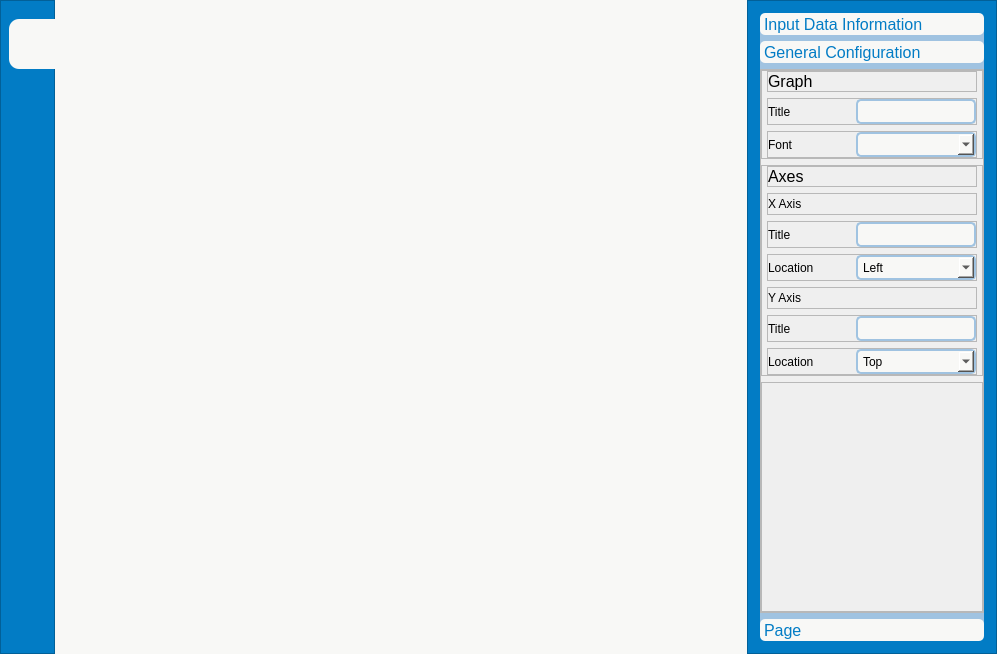
<?xml version="1.0" encoding="UTF-8"?>
<ui version="4.0">
 <class>MainWindow</class>
 <widget class="QMainWindow" name="MainWindow">
  <property name="geometry">
   <rect>
    <x>0</x>
    <y>0</y>
    <width>997</width>
    <height>654</height>
   </rect>
  </property>
  <property name="windowTitle">
   <string>MainWindow</string>
  </property>
  <property name="styleSheet">
   <string notr="true">QMainWindow {
	background-color: #f8f8f6
}</string>
  </property>
  <widget class="QWidget" name="centralwidget">
   <property name="styleSheet">
    <string notr="true"/>
   </property>
   <layout class="QHBoxLayout" name="horizontalLayout">
    <property name="leftMargin">
     <number>0</number>
    </property>
    <property name="topMargin">
     <number>0</number>
    </property>
    <property name="rightMargin">
     <number>0</number>
    </property>
    <property name="bottomMargin">
     <number>0</number>
    </property>
    <item>
     <widget class="QFrame" name="frame">
      <property name="sizePolicy">
       <sizepolicy hsizetype="Expanding" vsizetype="Expanding">
        <horstretch>0</horstretch>
        <verstretch>0</verstretch>
       </sizepolicy>
      </property>
      <property name="minimumSize">
       <size>
        <width>55</width>
        <height>0</height>
       </size>
      </property>
      <property name="maximumSize">
       <size>
        <width>55</width>
        <height>16777215</height>
       </size>
      </property>
      <property name="styleSheet">
       <string notr="true">QFrame {
	background-color : #027cc5
}

QPushButton {
	background-color : None;
	padding-right : 6px;
	border : None;
	border-top-left-radius : 10px;
	border-bottom-left-radius :10px;
}

QPushButton:checked{
	background-color : #f8f8f6
	
}</string>
      </property>
      <property name="frameShape">
       <enum>QFrame::StyledPanel</enum>
      </property>
      <property name="frameShadow">
       <enum>QFrame::Raised</enum>
      </property>
      <layout class="QVBoxLayout" name="verticalLayout">
       <property name="leftMargin">
        <number>8</number>
       </property>
       <property name="topMargin">
        <number>0</number>
       </property>
       <property name="rightMargin">
        <number>0</number>
       </property>
       <property name="bottomMargin">
        <number>0</number>
       </property>
       <item>
        <spacer name="verticalSpacer_2">
         <property name="orientation">
          <enum>Qt::Vertical</enum>
         </property>
         <property name="sizeType">
          <enum>QSizePolicy::Fixed</enum>
         </property>
         <property name="sizeHint" stdset="0">
          <size>
           <width>20</width>
           <height>18</height>
          </size>
         </property>
        </spacer>
       </item>
       <item>
        <widget class="QPushButton" name="pushButton_OpenFile">
         <property name="minimumSize">
          <size>
           <width>50</width>
           <height>50</height>
          </size>
         </property>
         <property name="text">
          <string/>
         </property>
         <property name="icon">
          <iconset resource="Icons.qrc">
           <normaloff>:/Color4/color4/file.svg</normaloff>
           <normalon>:/Color1/color1/file.svg</normalon>:/Color4/color4/file.svg</iconset>
         </property>
         <property name="iconSize">
          <size>
           <width>20</width>
           <height>20</height>
          </size>
         </property>
         <property name="checkable">
          <bool>true</bool>
         </property>
         <property name="checked">
          <bool>true</bool>
         </property>
         <property name="autoExclusive">
          <bool>true</bool>
         </property>
        </widget>
       </item>
       <item>
        <widget class="QPushButton" name="pushButton_Draw">
         <property name="minimumSize">
          <size>
           <width>50</width>
           <height>50</height>
          </size>
         </property>
         <property name="text">
          <string/>
         </property>
         <property name="icon">
          <iconset resource="Icons.qrc">
           <normaloff>:/Color4/color4/pencil.svg</normaloff>
           <normalon>:/Color1/color1/pencil.svg</normalon>:/Color4/color4/pencil.svg</iconset>
         </property>
         <property name="iconSize">
          <size>
           <width>20</width>
           <height>20</height>
          </size>
         </property>
         <property name="checkable">
          <bool>true</bool>
         </property>
         <property name="autoExclusive">
          <bool>true</bool>
         </property>
        </widget>
       </item>
       <item>
        <widget class="QPushButton" name="pushButton_Reset">
         <property name="minimumSize">
          <size>
           <width>50</width>
           <height>50</height>
          </size>
         </property>
         <property name="text">
          <string/>
         </property>
         <property name="icon">
          <iconset resource="Icons.qrc">
           <normaloff>:/Color4/color4/arrow-rotate-left.svg</normaloff>
           <normalon>:/Color1/color1/arrow-rotate-left.svg</normalon>:/Color4/color4/arrow-rotate-left.svg</iconset>
         </property>
         <property name="iconSize">
          <size>
           <width>20</width>
           <height>20</height>
          </size>
         </property>
         <property name="checkable">
          <bool>true</bool>
         </property>
         <property name="autoExclusive">
          <bool>true</bool>
         </property>
        </widget>
       </item>
       <item>
        <widget class="QPushButton" name="pushButton_Pan">
         <property name="minimumSize">
          <size>
           <width>50</width>
           <height>50</height>
          </size>
         </property>
         <property name="text">
          <string/>
         </property>
         <property name="icon">
          <iconset resource="Icons.qrc">
           <normaloff>:/Color4/color4/swap.svg</normaloff>
           <normalon>:/Color1/color1/swap.svg</normalon>:/Color4/color4/swap.svg</iconset>
         </property>
         <property name="iconSize">
          <size>
           <width>20</width>
           <height>20</height>
          </size>
         </property>
         <property name="checkable">
          <bool>true</bool>
         </property>
         <property name="autoExclusive">
          <bool>true</bool>
         </property>
        </widget>
       </item>
       <item>
        <widget class="QPushButton" name="pushButton_Zoom">
         <property name="minimumSize">
          <size>
           <width>50</width>
           <height>50</height>
          </size>
         </property>
         <property name="text">
          <string/>
         </property>
         <property name="icon">
          <iconset resource="Icons.qrc">
           <normaloff>:/Color4/color4/arrows-maximize.svg</normaloff>
           <normalon>:/Color1/color1/arrows-maximize.svg</normalon>:/Color4/color4/arrows-maximize.svg</iconset>
         </property>
         <property name="iconSize">
          <size>
           <width>20</width>
           <height>20</height>
          </size>
         </property>
         <property name="checkable">
          <bool>true</bool>
         </property>
         <property name="autoExclusive">
          <bool>true</bool>
         </property>
        </widget>
       </item>
       <item>
        <widget class="QPushButton" name="pushButton_Save">
         <property name="minimumSize">
          <size>
           <width>50</width>
           <height>50</height>
          </size>
         </property>
         <property name="text">
          <string/>
         </property>
         <property name="icon">
          <iconset resource="Icons.qrc">
           <normaloff>:/Color4/color4/folder.svg</normaloff>
           <normalon>:/Color1/color1/folder.svg</normalon>:/Color4/color4/folder.svg</iconset>
         </property>
         <property name="iconSize">
          <size>
           <width>20</width>
           <height>20</height>
          </size>
         </property>
         <property name="checkable">
          <bool>true</bool>
         </property>
         <property name="checked">
          <bool>false</bool>
         </property>
         <property name="autoExclusive">
          <bool>true</bool>
         </property>
        </widget>
       </item>
       <item>
        <spacer name="verticalSpacer_3">
         <property name="orientation">
          <enum>Qt::Vertical</enum>
         </property>
         <property name="sizeHint" stdset="0">
          <size>
           <width>20</width>
           <height>353</height>
          </size>
         </property>
        </spacer>
       </item>
      </layout>
     </widget>
    </item>
    <item>
     <widget class="MplWidget" name="MplWidget" native="true">
      <property name="sizePolicy">
       <sizepolicy hsizetype="Expanding" vsizetype="Expanding">
        <horstretch>0</horstretch>
        <verstretch>0</verstretch>
       </sizepolicy>
      </property>
     </widget>
    </item>
    <item>
     <widget class="QFrame" name="frame_3">
      <property name="minimumSize">
       <size>
        <width>250</width>
        <height>0</height>
       </size>
      </property>
      <property name="maximumSize">
       <size>
        <width>250</width>
        <height>16777215</height>
       </size>
      </property>
      <property name="styleSheet">
       <string notr="true">QFrame#frame_3 {
	background-color: rgb(2, 124, 197);
}</string>
      </property>
      <property name="frameShape">
       <enum>QFrame::StyledPanel</enum>
      </property>
      <property name="frameShadow">
       <enum>QFrame::Raised</enum>
      </property>
      <layout class="QHBoxLayout" name="horizontalLayout_4">
       <property name="leftMargin">
        <number>12</number>
       </property>
       <property name="topMargin">
        <number>12</number>
       </property>
       <property name="rightMargin">
        <number>12</number>
       </property>
       <property name="bottomMargin">
        <number>12</number>
       </property>
       <item>
        <widget class="QToolBox" name="toolBox">
         <property name="sizePolicy">
          <sizepolicy hsizetype="Expanding" vsizetype="Expanding">
           <horstretch>0</horstretch>
           <verstretch>0</verstretch>
          </sizepolicy>
         </property>
         <property name="styleSheet">
          <string notr="true">QToolBox {	
	background-color: #a0c3e1;
	border-radius : 10px;
}

QToolBox::tab {
	background-color: #f8f8f6;
	border-radius : 5px;
	color: rgb(2, 124, 197);
	font-size: 16px;
	text-align: center;
}




</string>
         </property>
         <property name="currentIndex">
          <number>1</number>
         </property>
         <property name="tabSpacing">
          <number>6</number>
         </property>
         <widget class="QWidget" name="Page_InputData">
          <property name="geometry">
           <rect>
            <x>0</x>
            <y>0</y>
            <width>224</width>
            <height>538</height>
           </rect>
          </property>
          <attribute name="label">
           <string>Input Data Information</string>
          </attribute>
          <widget class="QFrame" name="frame_4">
           <property name="geometry">
            <rect>
             <x>9</x>
             <y>37</y>
             <width>48</width>
             <height>20</height>
            </rect>
           </property>
           <property name="minimumSize">
            <size>
             <width>0</width>
             <height>20</height>
            </size>
           </property>
           <property name="maximumSize">
            <size>
             <width>16777215</width>
             <height>30</height>
            </size>
           </property>
           <property name="frameShape">
            <enum>QFrame::StyledPanel</enum>
           </property>
           <property name="frameShadow">
            <enum>QFrame::Raised</enum>
           </property>
           <layout class="QVBoxLayout" name="verticalLayout_4">
            <property name="leftMargin">
             <number>0</number>
            </property>
            <property name="topMargin">
             <number>0</number>
            </property>
            <property name="rightMargin">
             <number>0</number>
            </property>
            <property name="bottomMargin">
             <number>0</number>
            </property>
            <item>
             <widget class="QLabel" name="Label_Location">
              <property name="text">
               <string>Location</string>
              </property>
             </widget>
            </item>
           </layout>
          </widget>
         </widget>
         <widget class="QWidget" name="Page_None">
          <property name="geometry">
           <rect>
            <x>0</x>
            <y>0</y>
            <width>224</width>
            <height>538</height>
           </rect>
          </property>
          <attribute name="label">
           <string>General Configuration</string>
          </attribute>
          <layout class="QHBoxLayout" name="horizontalLayout_2">
           <property name="leftMargin">
            <number>0</number>
           </property>
           <property name="topMargin">
            <number>0</number>
           </property>
           <property name="rightMargin">
            <number>0</number>
           </property>
           <property name="bottomMargin">
            <number>0</number>
           </property>
           <item>
            <widget class="QFrame" name="frame_2">
             <property name="styleSheet">
              <string notr="true">QLineEdit {
	border : 2px solid;
	border-color: rgb(160, 195, 225);
	border-radius : 5px;
	background-color: rgb(248, 248, 246);
	padding-left :5px;
	padding-right : 5px
}

QComboBox {
	border : 2px solid;
	border-color: rgb(160, 195, 225);
	border-radius : 5px;
	background-color: rgb(248, 248, 246);
	padding-left :5px;
	padding-right : 5px
}</string>
             </property>
             <property name="frameShape">
              <enum>QFrame::StyledPanel</enum>
             </property>
             <property name="frameShadow">
              <enum>QFrame::Raised</enum>
             </property>
             <layout class="QVBoxLayout" name="verticalLayout_2">
              <property name="leftMargin">
               <number>0</number>
              </property>
              <property name="topMargin">
               <number>0</number>
              </property>
              <property name="rightMargin">
               <number>0</number>
              </property>
              <property name="bottomMargin">
               <number>0</number>
              </property>
              <item>
               <widget class="QFrame" name="frame_16">
                <property name="frameShape">
                 <enum>QFrame::StyledPanel</enum>
                </property>
                <property name="frameShadow">
                 <enum>QFrame::Raised</enum>
                </property>
                <layout class="QVBoxLayout" name="verticalLayout_5">
                 <property name="leftMargin">
                  <number>5</number>
                 </property>
                 <property name="topMargin">
                  <number>0</number>
                 </property>
                 <property name="rightMargin">
                  <number>5</number>
                 </property>
                 <property name="bottomMargin">
                  <number>0</number>
                 </property>
                 <item>
                  <widget class="QFrame" name="frame_18">
                   <property name="frameShape">
                    <enum>QFrame::StyledPanel</enum>
                   </property>
                   <property name="frameShadow">
                    <enum>QFrame::Raised</enum>
                   </property>
                   <layout class="QHBoxLayout" name="horizontalLayout_13">
                    <property name="leftMargin">
                     <number>0</number>
                    </property>
                    <property name="topMargin">
                     <number>0</number>
                    </property>
                    <property name="rightMargin">
                     <number>0</number>
                    </property>
                    <property name="bottomMargin">
                     <number>0</number>
                    </property>
                    <item>
                     <widget class="QLabel" name="label_2">
                      <property name="font">
                       <font>
                        <pointsize>12</pointsize>
                        <bold>false</bold>
                        <underline>false</underline>
                       </font>
                      </property>
                      <property name="text">
                       <string>Graph</string>
                      </property>
                     </widget>
                    </item>
                    <item>
                     <spacer name="horizontalSpacer_2">
                      <property name="orientation">
                       <enum>Qt::Horizontal</enum>
                      </property>
                      <property name="sizeHint" stdset="0">
                       <size>
                        <width>86</width>
                        <height>17</height>
                       </size>
                      </property>
                     </spacer>
                    </item>
                   </layout>
                  </widget>
                 </item>
                 <item>
                  <widget class="QFrame" name="frame_17">
                   <property name="minimumSize">
                    <size>
                     <width>0</width>
                     <height>0</height>
                    </size>
                   </property>
                   <property name="maximumSize">
                    <size>
                     <width>16777215</width>
                     <height>30</height>
                    </size>
                   </property>
                   <property name="frameShape">
                    <enum>QFrame::StyledPanel</enum>
                   </property>
                   <property name="frameShadow">
                    <enum>QFrame::Raised</enum>
                   </property>
                   <layout class="QHBoxLayout" name="horizontalLayout_12">
                    <property name="leftMargin">
                     <number>0</number>
                    </property>
                    <property name="topMargin">
                     <number>0</number>
                    </property>
                    <property name="rightMargin">
                     <number>0</number>
                    </property>
                    <property name="bottomMargin">
                     <number>0</number>
                    </property>
                    <item>
                     <widget class="QLabel" name="label_16">
                      <property name="font">
                       <font>
                        <pointsize>9</pointsize>
                        <bold>false</bold>
                       </font>
                      </property>
                      <property name="text">
                       <string>Title</string>
                      </property>
                     </widget>
                    </item>
                    <item>
                     <spacer name="horizontalSpacer_18">
                      <property name="orientation">
                       <enum>Qt::Horizontal</enum>
                      </property>
                      <property name="sizeHint" stdset="0">
                       <size>
                        <width>51</width>
                        <height>20</height>
                       </size>
                      </property>
                     </spacer>
                    </item>
                    <item>
                     <widget class="QLineEdit" name="LineEdit_GraphTitle">
                      <property name="sizePolicy">
                       <sizepolicy hsizetype="Preferred" vsizetype="Fixed">
                        <horstretch>0</horstretch>
                        <verstretch>0</verstretch>
                       </sizepolicy>
                      </property>
                      <property name="minimumSize">
                       <size>
                        <width>120</width>
                        <height>25</height>
                       </size>
                      </property>
                      <property name="maximumSize">
                       <size>
                        <width>120</width>
                        <height>16777215</height>
                       </size>
                      </property>
                      <property name="placeholderText">
                       <string/>
                      </property>
                     </widget>
                    </item>
                   </layout>
                  </widget>
                 </item>
                 <item>
                  <widget class="QFrame" name="frame_19">
                   <property name="minimumSize">
                    <size>
                     <width>0</width>
                     <height>0</height>
                    </size>
                   </property>
                   <property name="maximumSize">
                    <size>
                     <width>16777215</width>
                     <height>30</height>
                    </size>
                   </property>
                   <property name="frameShape">
                    <enum>QFrame::StyledPanel</enum>
                   </property>
                   <property name="frameShadow">
                    <enum>QFrame::Raised</enum>
                   </property>
                   <layout class="QHBoxLayout" name="horizontalLayout_14">
                    <property name="leftMargin">
                     <number>0</number>
                    </property>
                    <property name="topMargin">
                     <number>0</number>
                    </property>
                    <property name="rightMargin">
                     <number>0</number>
                    </property>
                    <property name="bottomMargin">
                     <number>0</number>
                    </property>
                    <item>
                     <widget class="QLabel" name="label_17">
                      <property name="font">
                       <font>
                        <pointsize>9</pointsize>
                        <bold>false</bold>
                       </font>
                      </property>
                      <property name="text">
                       <string>Font</string>
                      </property>
                     </widget>
                    </item>
                    <item>
                     <spacer name="horizontalSpacer_19">
                      <property name="orientation">
                       <enum>Qt::Horizontal</enum>
                      </property>
                      <property name="sizeHint" stdset="0">
                       <size>
                        <width>27</width>
                        <height>20</height>
                       </size>
                      </property>
                     </spacer>
                    </item>
                    <item>
                     <widget class="QComboBox" name="comboBox_GraphFont">
                      <property name="minimumSize">
                       <size>
                        <width>120</width>
                        <height>25</height>
                       </size>
                      </property>
                      <property name="maximumSize">
                       <size>
                        <width>120</width>
                        <height>16777215</height>
                       </size>
                      </property>
                     </widget>
                    </item>
                   </layout>
                  </widget>
                 </item>
                </layout>
               </widget>
              </item>
              <item>
               <widget class="QFrame" name="frame_7">
                <property name="sizePolicy">
                 <sizepolicy hsizetype="Preferred" vsizetype="Fixed">
                  <horstretch>0</horstretch>
                  <verstretch>0</verstretch>
                 </sizepolicy>
                </property>
                <property name="frameShape">
                 <enum>QFrame::StyledPanel</enum>
                </property>
                <property name="frameShadow">
                 <enum>QFrame::Raised</enum>
                </property>
                <layout class="QVBoxLayout" name="verticalLayout_3">
                 <property name="leftMargin">
                  <number>5</number>
                 </property>
                 <property name="topMargin">
                  <number>0</number>
                 </property>
                 <property name="rightMargin">
                  <number>5</number>
                 </property>
                 <property name="bottomMargin">
                  <number>0</number>
                 </property>
                 <item alignment="Qt::AlignTop">
                  <widget class="QFrame" name="frame_10">
                   <property name="frameShape">
                    <enum>QFrame::StyledPanel</enum>
                   </property>
                   <property name="frameShadow">
                    <enum>QFrame::Raised</enum>
                   </property>
                   <layout class="QHBoxLayout" name="horizontalLayout_5">
                    <property name="leftMargin">
                     <number>0</number>
                    </property>
                    <property name="topMargin">
                     <number>0</number>
                    </property>
                    <property name="rightMargin">
                     <number>0</number>
                    </property>
                    <property name="bottomMargin">
                     <number>0</number>
                    </property>
                    <item>
                     <widget class="QLabel" name="label_9">
                      <property name="font">
                       <font>
                        <pointsize>12</pointsize>
                        <bold>false</bold>
                        <underline>false</underline>
                       </font>
                      </property>
                      <property name="text">
                       <string>Axes</string>
                      </property>
                     </widget>
                    </item>
                    <item>
                     <spacer name="horizontalSpacer_12">
                      <property name="orientation">
                       <enum>Qt::Horizontal</enum>
                      </property>
                      <property name="sizeHint" stdset="0">
                       <size>
                        <width>86</width>
                        <height>17</height>
                       </size>
                      </property>
                     </spacer>
                    </item>
                   </layout>
                  </widget>
                 </item>
                 <item alignment="Qt::AlignTop">
                  <widget class="QFrame" name="frame_8">
                   <property name="minimumSize">
                    <size>
                     <width>0</width>
                     <height>0</height>
                    </size>
                   </property>
                   <property name="frameShape">
                    <enum>QFrame::StyledPanel</enum>
                   </property>
                   <property name="frameShadow">
                    <enum>QFrame::Raised</enum>
                   </property>
                   <layout class="QHBoxLayout" name="horizontalLayout_6">
                    <property name="leftMargin">
                     <number>0</number>
                    </property>
                    <property name="topMargin">
                     <number>0</number>
                    </property>
                    <property name="rightMargin">
                     <number>0</number>
                    </property>
                    <property name="bottomMargin">
                     <number>0</number>
                    </property>
                    <item>
                     <widget class="QLabel" name="label_10">
                      <property name="font">
                       <font>
                        <pointsize>9</pointsize>
                        <bold>false</bold>
                       </font>
                      </property>
                      <property name="text">
                       <string>X Axis</string>
                      </property>
                     </widget>
                    </item>
                    <item>
                     <spacer name="horizontalSpacer_11">
                      <property name="orientation">
                       <enum>Qt::Horizontal</enum>
                      </property>
                      <property name="sizeHint" stdset="0">
                       <size>
                        <width>167</width>
                        <height>20</height>
                       </size>
                      </property>
                     </spacer>
                    </item>
                   </layout>
                  </widget>
                 </item>
                 <item>
                  <widget class="QFrame" name="frame_11">
                   <property name="minimumSize">
                    <size>
                     <width>0</width>
                     <height>0</height>
                    </size>
                   </property>
                   <property name="maximumSize">
                    <size>
                     <width>16777215</width>
                     <height>30</height>
                    </size>
                   </property>
                   <property name="frameShape">
                    <enum>QFrame::StyledPanel</enum>
                   </property>
                   <property name="frameShadow">
                    <enum>QFrame::Raised</enum>
                   </property>
                   <layout class="QHBoxLayout" name="horizontalLayout_7">
                    <property name="leftMargin">
                     <number>0</number>
                    </property>
                    <property name="topMargin">
                     <number>0</number>
                    </property>
                    <property name="rightMargin">
                     <number>0</number>
                    </property>
                    <property name="bottomMargin">
                     <number>0</number>
                    </property>
                    <item>
                     <widget class="QLabel" name="label_11">
                      <property name="font">
                       <font>
                        <pointsize>9</pointsize>
                        <bold>false</bold>
                       </font>
                      </property>
                      <property name="text">
                       <string>Title</string>
                      </property>
                     </widget>
                    </item>
                    <item>
                     <spacer name="horizontalSpacer_13">
                      <property name="orientation">
                       <enum>Qt::Horizontal</enum>
                      </property>
                      <property name="sizeHint" stdset="0">
                       <size>
                        <width>51</width>
                        <height>20</height>
                       </size>
                      </property>
                     </spacer>
                    </item>
                    <item>
                     <widget class="QLineEdit" name="LineEdit_XAxisName">
                      <property name="sizePolicy">
                       <sizepolicy hsizetype="Preferred" vsizetype="Fixed">
                        <horstretch>0</horstretch>
                        <verstretch>0</verstretch>
                       </sizepolicy>
                      </property>
                      <property name="minimumSize">
                       <size>
                        <width>120</width>
                        <height>25</height>
                       </size>
                      </property>
                      <property name="maximumSize">
                       <size>
                        <width>120</width>
                        <height>16777215</height>
                       </size>
                      </property>
                      <property name="placeholderText">
                       <string/>
                      </property>
                     </widget>
                    </item>
                   </layout>
                  </widget>
                 </item>
                 <item>
                  <widget class="QFrame" name="frame_12">
                   <property name="minimumSize">
                    <size>
                     <width>0</width>
                     <height>0</height>
                    </size>
                   </property>
                   <property name="maximumSize">
                    <size>
                     <width>16777215</width>
                     <height>30</height>
                    </size>
                   </property>
                   <property name="frameShape">
                    <enum>QFrame::StyledPanel</enum>
                   </property>
                   <property name="frameShadow">
                    <enum>QFrame::Raised</enum>
                   </property>
                   <layout class="QHBoxLayout" name="horizontalLayout_8">
                    <property name="leftMargin">
                     <number>0</number>
                    </property>
                    <property name="topMargin">
                     <number>0</number>
                    </property>
                    <property name="rightMargin">
                     <number>0</number>
                    </property>
                    <property name="bottomMargin">
                     <number>0</number>
                    </property>
                    <item>
                     <widget class="QLabel" name="label_12">
                      <property name="font">
                       <font>
                        <pointsize>9</pointsize>
                        <bold>false</bold>
                       </font>
                      </property>
                      <property name="text">
                       <string>Location</string>
                      </property>
                     </widget>
                    </item>
                    <item>
                     <spacer name="horizontalSpacer_14">
                      <property name="orientation">
                       <enum>Qt::Horizontal</enum>
                      </property>
                      <property name="sizeHint" stdset="0">
                       <size>
                        <width>27</width>
                        <height>20</height>
                       </size>
                      </property>
                     </spacer>
                    </item>
                    <item>
                     <widget class="QComboBox" name="comboBox_XLocation">
                      <property name="minimumSize">
                       <size>
                        <width>120</width>
                        <height>25</height>
                       </size>
                      </property>
                      <property name="maximumSize">
                       <size>
                        <width>120</width>
                        <height>16777215</height>
                       </size>
                      </property>
                      <item>
                       <property name="text">
                        <string>Left</string>
                       </property>
                      </item>
                      <item>
                       <property name="text">
                        <string>Middle</string>
                       </property>
                      </item>
                      <item>
                       <property name="text">
                        <string>Right</string>
                       </property>
                      </item>
                     </widget>
                    </item>
                   </layout>
                  </widget>
                 </item>
                 <item alignment="Qt::AlignTop">
                  <widget class="QFrame" name="frame_15">
                   <property name="minimumSize">
                    <size>
                     <width>0</width>
                     <height>0</height>
                    </size>
                   </property>
                   <property name="frameShape">
                    <enum>QFrame::StyledPanel</enum>
                   </property>
                   <property name="frameShadow">
                    <enum>QFrame::Raised</enum>
                   </property>
                   <layout class="QHBoxLayout" name="horizontalLayout_11">
                    <property name="leftMargin">
                     <number>0</number>
                    </property>
                    <property name="topMargin">
                     <number>0</number>
                    </property>
                    <property name="rightMargin">
                     <number>0</number>
                    </property>
                    <property name="bottomMargin">
                     <number>0</number>
                    </property>
                    <item>
                     <widget class="QLabel" name="label_15">
                      <property name="font">
                       <font>
                        <pointsize>9</pointsize>
                        <bold>false</bold>
                       </font>
                      </property>
                      <property name="text">
                       <string>Y Axis</string>
                      </property>
                     </widget>
                    </item>
                    <item>
                     <spacer name="horizontalSpacer_17">
                      <property name="orientation">
                       <enum>Qt::Horizontal</enum>
                      </property>
                      <property name="sizeHint" stdset="0">
                       <size>
                        <width>176</width>
                        <height>20</height>
                       </size>
                      </property>
                     </spacer>
                    </item>
                   </layout>
                  </widget>
                 </item>
                 <item alignment="Qt::AlignTop">
                  <widget class="QFrame" name="frame_13">
                   <property name="minimumSize">
                    <size>
                     <width>0</width>
                     <height>0</height>
                    </size>
                   </property>
                   <property name="maximumSize">
                    <size>
                     <width>16777215</width>
                     <height>30</height>
                    </size>
                   </property>
                   <property name="frameShape">
                    <enum>QFrame::StyledPanel</enum>
                   </property>
                   <property name="frameShadow">
                    <enum>QFrame::Raised</enum>
                   </property>
                   <layout class="QHBoxLayout" name="horizontalLayout_9">
                    <property name="leftMargin">
                     <number>0</number>
                    </property>
                    <property name="topMargin">
                     <number>0</number>
                    </property>
                    <property name="rightMargin">
                     <number>0</number>
                    </property>
                    <property name="bottomMargin">
                     <number>0</number>
                    </property>
                    <item>
                     <widget class="QLabel" name="label_13">
                      <property name="font">
                       <font>
                        <pointsize>9</pointsize>
                        <bold>false</bold>
                       </font>
                      </property>
                      <property name="text">
                       <string>Title</string>
                      </property>
                     </widget>
                    </item>
                    <item>
                     <spacer name="horizontalSpacer_15">
                      <property name="orientation">
                       <enum>Qt::Horizontal</enum>
                      </property>
                      <property name="sizeHint" stdset="0">
                       <size>
                        <width>54</width>
                        <height>20</height>
                       </size>
                      </property>
                     </spacer>
                    </item>
                    <item>
                     <widget class="QLineEdit" name="LineEdit_YAxisName">
                      <property name="sizePolicy">
                       <sizepolicy hsizetype="Preferred" vsizetype="Fixed">
                        <horstretch>0</horstretch>
                        <verstretch>0</verstretch>
                       </sizepolicy>
                      </property>
                      <property name="minimumSize">
                       <size>
                        <width>110</width>
                        <height>25</height>
                       </size>
                      </property>
                      <property name="placeholderText">
                       <string/>
                      </property>
                     </widget>
                    </item>
                   </layout>
                  </widget>
                 </item>
                 <item>
                  <widget class="QFrame" name="frame_14">
                   <property name="minimumSize">
                    <size>
                     <width>0</width>
                     <height>0</height>
                    </size>
                   </property>
                   <property name="maximumSize">
                    <size>
                     <width>16777215</width>
                     <height>30</height>
                    </size>
                   </property>
                   <property name="frameShape">
                    <enum>QFrame::StyledPanel</enum>
                   </property>
                   <property name="frameShadow">
                    <enum>QFrame::Raised</enum>
                   </property>
                   <layout class="QHBoxLayout" name="horizontalLayout_10">
                    <property name="leftMargin">
                     <number>0</number>
                    </property>
                    <property name="topMargin">
                     <number>0</number>
                    </property>
                    <property name="rightMargin">
                     <number>0</number>
                    </property>
                    <property name="bottomMargin">
                     <number>0</number>
                    </property>
                    <item>
                     <widget class="QLabel" name="label_14">
                      <property name="font">
                       <font>
                        <pointsize>9</pointsize>
                        <bold>false</bold>
                       </font>
                      </property>
                      <property name="text">
                       <string>Location</string>
                      </property>
                     </widget>
                    </item>
                    <item>
                     <spacer name="horizontalSpacer_16">
                      <property name="orientation">
                       <enum>Qt::Horizontal</enum>
                      </property>
                      <property name="sizeHint" stdset="0">
                       <size>
                        <width>18</width>
                        <height>20</height>
                       </size>
                      </property>
                     </spacer>
                    </item>
                    <item>
                     <widget class="QComboBox" name="comboBox_YLocation">
                      <property name="minimumSize">
                       <size>
                        <width>120</width>
                        <height>25</height>
                       </size>
                      </property>
                      <property name="maximumSize">
                       <size>
                        <width>120</width>
                        <height>16777215</height>
                       </size>
                      </property>
                      <item>
                       <property name="text">
                        <string>Top</string>
                       </property>
                      </item>
                      <item>
                       <property name="text">
                        <string>Middle</string>
                       </property>
                      </item>
                      <item>
                       <property name="text">
                        <string>Bottom</string>
                       </property>
                      </item>
                     </widget>
                    </item>
                   </layout>
                  </widget>
                 </item>
                </layout>
               </widget>
              </item>
              <item>
               <widget class="QFrame" name="frame_5">
                <property name="sizePolicy">
                 <sizepolicy hsizetype="Preferred" vsizetype="Expanding">
                  <horstretch>0</horstretch>
                  <verstretch>0</verstretch>
                 </sizepolicy>
                </property>
                <property name="frameShape">
                 <enum>QFrame::StyledPanel</enum>
                </property>
                <property name="frameShadow">
                 <enum>QFrame::Raised</enum>
                </property>
               </widget>
              </item>
             </layout>
            </widget>
           </item>
          </layout>
         </widget>
         <widget class="QWidget" name="page">
          <property name="geometry">
           <rect>
            <x>0</x>
            <y>0</y>
            <width>224</width>
            <height>538</height>
           </rect>
          </property>
          <attribute name="label">
           <string>Page</string>
          </attribute>
         </widget>
        </widget>
       </item>
      </layout>
     </widget>
    </item>
   </layout>
  </widget>
  <action name="actionNew">
   <property name="text">
    <string>New</string>
   </property>
  </action>
  <action name="actionOpen_File">
   <property name="text">
    <string>Open File</string>
   </property>
  </action>
  <action name="actionSave">
   <property name="text">
    <string>Save</string>
   </property>
  </action>
 </widget>
 <customwidgets>
  <customwidget>
   <class>MplWidget</class>
   <extends>QWidget</extends>
   <header>mplwidget.h</header>
   <container>1</container>
  </customwidget>
 </customwidgets>
 <resources>
  <include location="Icons.qrc"/>
 </resources>
 <connections/>
</ui>
